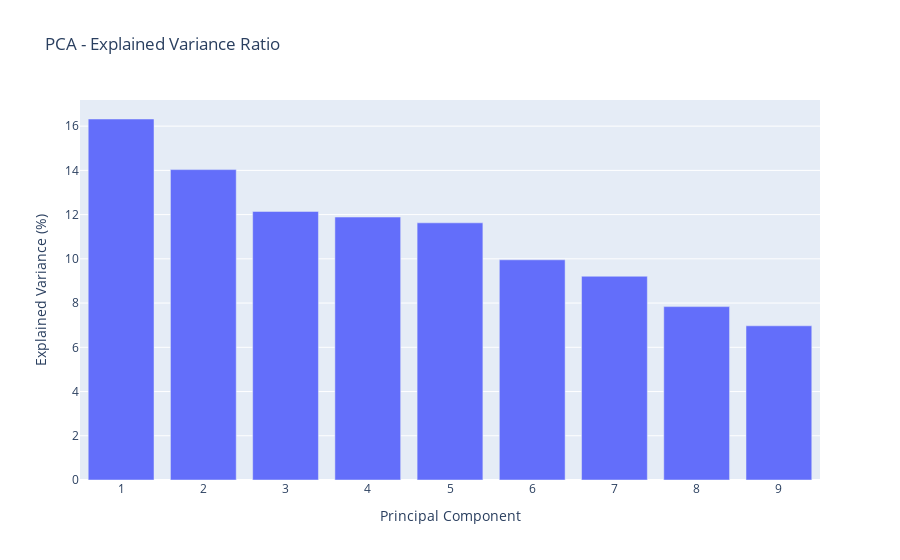

This figure's notebook cell:
### Code cell
# Applying PCA
n_components_pca = 0.95
pca = PCA(n_components = n_components_pca)  
features_pca = pca.fit_transform(features_scaled)


explained_variance_ratio = pca.explained_variance_ratio_ * 100  
fig = px.bar(x=range(1, len(explained_variance_ratio)+1), y=explained_variance_ratio,
             labels={'x': 'Principal Component', 'y': 'Explained Variance (%)'},
             title='PCA - Explained Variance Ratio')
fig.show()

### Figure 1 — Plotly figure (JSON) as saved in the notebook; plotly's stock layout.template omitted (floating-point values rounded to 4 significant figures)
{"data": [{"alignmentgroup": "True", "hovertemplate": "Principal Component=%{x}<br>Explained Variance (%)=%{y}<extra></extra>", "legendgroup": "", "marker": {"color": "#636efa", "pattern": {"shape": ""}}, "name": "", "offsetgroup": "", "orientation": "v", "showlegend": false, "textposition": "auto", "type": "bar", "x": [1, 2, 3, 4, 5, 6, 7, 8, 9], "xaxis": "x", "y": [16.32, 14.03, 12.14, 11.89, 11.63, 9.957, 9.213, 7.84, 6.972], "yaxis": "y"}], "layout": {"barmode": "relative", "legend": {"tracegroupgap": 0}, "title": {"text": "PCA - Explained Variance Ratio"}, "xaxis": {"anchor": "y", "domain": [0, 1], "title": {"text": "Principal Component"}}, "yaxis": {"anchor": "x", "domain": [0, 1], "title": {"text": "Explained Variance (%)"}}}}
